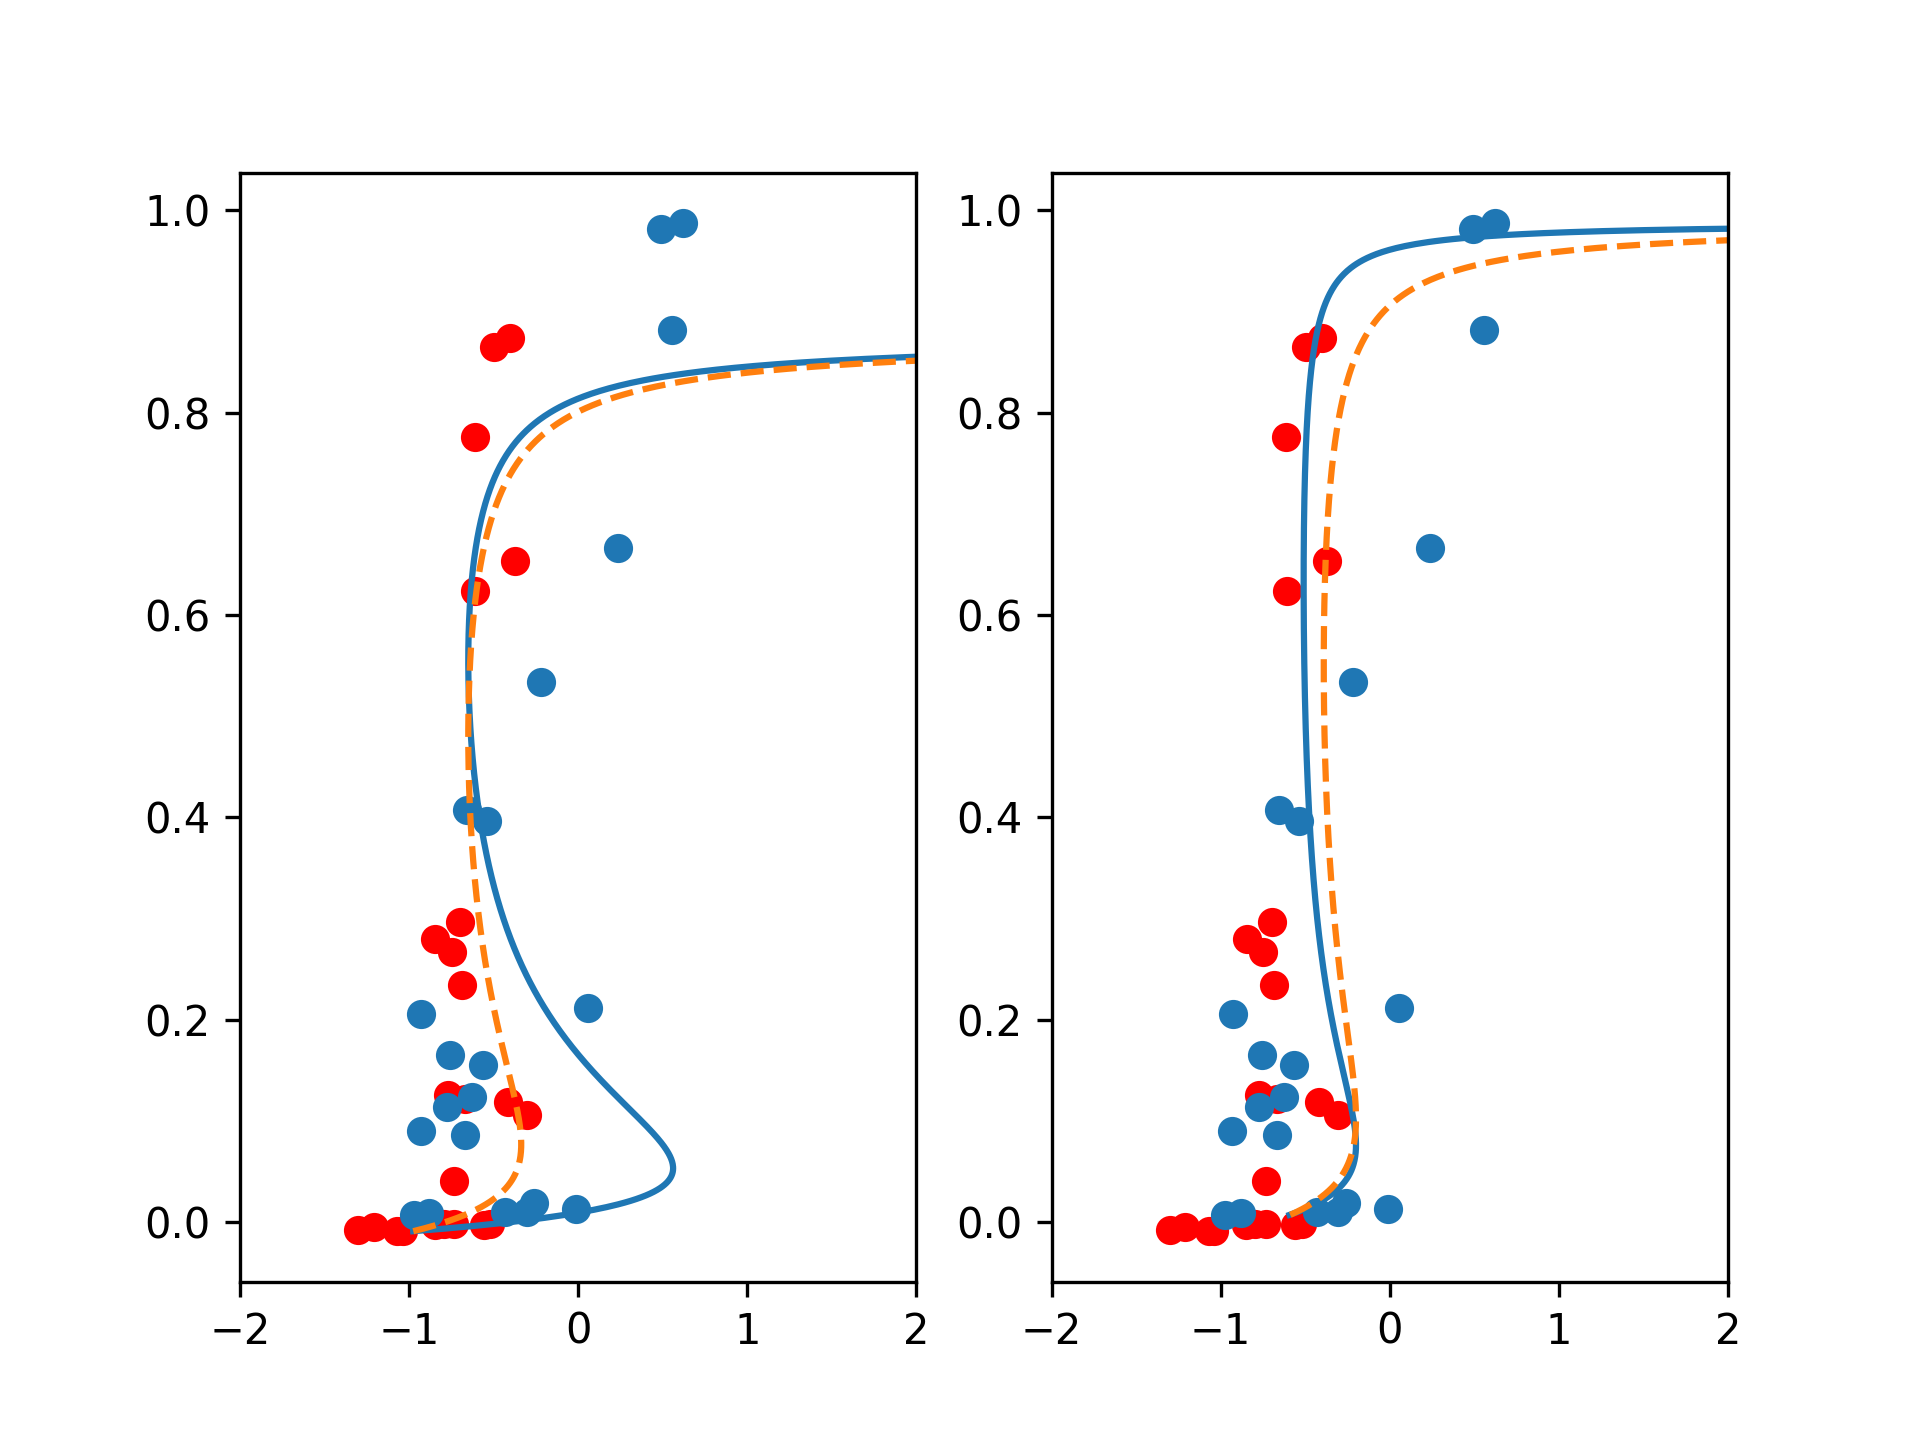

Recreate this plot in Python.
import copy
import numpy as np
import matplotlib as mpl
import matplotlib.pyplot as plt
import pandas as pd
import os
from data_predict.CODE import *
from S import *


if __name__ == '__main__':
    cur_path = os.getcwd()
    cessation = pd.read_excel('data.xlsx', usecols='G,K').values[5:28, :]
    continous = pd.read_excel('data.xlsx', usecols='B,F').values[5:26, :]

    best_k = 9.111163270906282
    loss_cessation_best_k, x_cessation_best_k, y_cessation_best_k = prediction(cessation, '1_0', continous, best_k, 'S', -0.65)
    loss_continus_best_k, x_continous_best_k, y_continous_best_k = prediction(continous, '0_1', cessation, best_k, 'S', -0.2)

    loss_cessation_k_9, x_cessation_k_9, y_cessation_k_9 = prediction(cessation, '1_0', continous, 9, 'S', -0.65)
    loss_continus_k_9, x_continous_k_9, y_continous_k_9 = prediction(continous, '0_1', cessation, 9, 'S', -0.2)

    print(loss_cessation_best_k)
    print(loss_continus_best_k)
    print(loss_cessation_k_9)
    print(loss_continus_k_9)

    index_low = ['x', 'y']
    cessation_best_k = pd.DataFrame([x_cessation_best_k, y_cessation_best_k], index=index_low).T
    cessation_best_k.to_csv('cessation_best_k.csv', index=False, header=True)

    cessation_k_9 = pd.DataFrame([x_cessation_k_9, y_cessation_k_9], index=index_low).T
    cessation_k_9.to_csv('cessation_k_9.csv', index=False, header=True)

    continus_best_k = pd.DataFrame([x_continous_best_k, y_continous_best_k], index=index_low).T
    continus_best_k.to_csv('continus_best_k.csv', index=False, header=True)

    continus_k_9 = pd.DataFrame([x_continous_k_9, y_continous_k_9], index=index_low).T
    continus_k_9.to_csv('continus_k_9.csv', index=False, header=True)

    mpl.rcParams['figure.dpi'] = 100
    fig, ax = plt.subplots(1, 2)
    ax[0].plot(x_cessation_best_k, y_cessation_best_k)
    ax[0].plot(x_cessation_k_9, y_cessation_k_9, linestyle= '--')
    ax[0].scatter(cessation.T[0], cessation.T[1], c='r')
    ax[0].scatter(continous.T[0], continous.T[1])
    ax[0].set(xlim=(-2, 2))
    ax[1].plot(x_continous_best_k, y_continous_best_k)
    ax[1].plot(x_continous_k_9, y_continous_k_9, '--')
    ax[1].scatter(cessation.T[0], cessation.T[1], c='r')
    ax[1].scatter(continous.T[0], continous.T[1])
    ax[1].set(xlim=(-2, 2))
    # plt.show()
    plt.savefig('Soil_nitrate_prediction.png', dpi=300)

